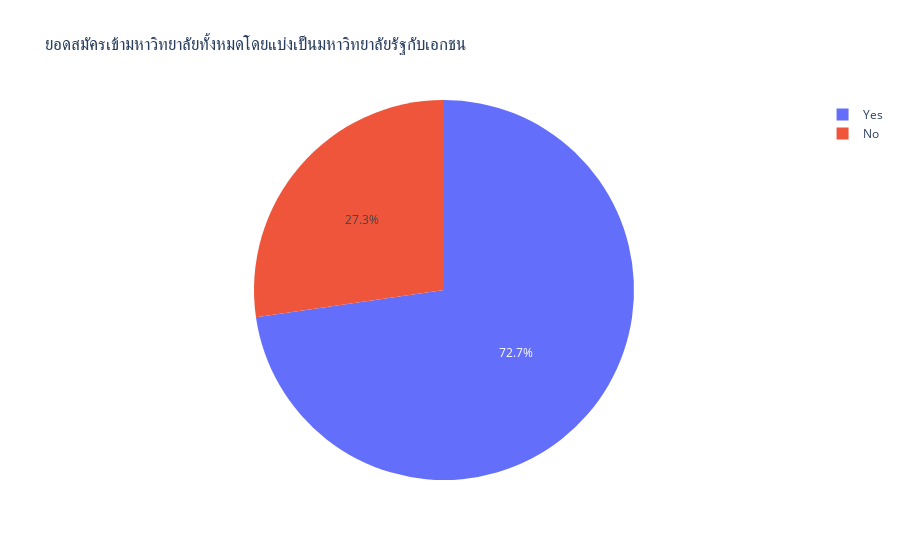

Notebook code cell kept with this figure:
### Markdown cell above
14.ใช้ plotly สร้าง pie chart หายอดสมัครเข้ามหาวิทยาลัยทั้งหมดโดยแบ่งเป็นมหาวิทยาลัยรัฐกับเอกชน

### Code cell
import plotly.express as px
fig = px.pie(df, values= df['Private'].value_counts(), names=df['Private'].value_counts().index, title='ยอดสมัครเข้ามหาวิทยาลัยทั้งหมดโดยแบ่งเป็นมหาวิทยาลัยรัฐกับเอกชน')
fig.show()

### Figure 1 — Plotly figure (JSON) as saved in the notebook; plotly's stock layout.template omitted (floating-point values rounded to 4 significant figures)
{"data": [{"domain": {"x": [0, 1], "y": [0, 1]}, "hovertemplate": "label=%{label}<br>value=%{value}<extra></extra>", "labels": ["Yes", "No"], "legendgroup": "", "name": "", "showlegend": true, "type": "pie", "values": [565, 212]}], "layout": {"legend": {"tracegroupgap": 0}, "title": {"text": "ยอดสมัครเข้ามหาวิทยาลัยทั้งหมดโดยแบ่งเป็นมหาวิทยาลัยรัฐกับเอกชน"}}}
